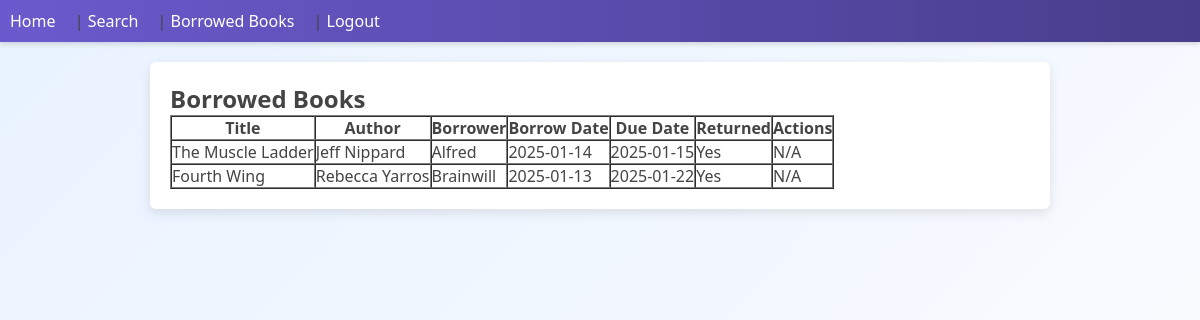
The page /borrowed_books (signed in) on the database its author committed.
### tables this page shows
CREATE TABLE borrowed (
            id INTEGER PRIMARY KEY AUTOINCREMENT,
            book_id INTEGER NOT NULL,
            borrower_name TEXT NOT NULL,
            borrow_date TEXT NOT NULL,
            due_date TEXT NOT NULL,
            returned INTEGER NOT NULL DEFAULT 0,
            FOREIGN KEY(book_id) REFERENCES books(id)
        );

CREATE TABLE books (
            id INTEGER PRIMARY KEY AUTOINCREMENT,
            title TEXT NOT NULL,
            author TEXT NOT NULL,
            genre TEXT,
            quantity INTEGER NOT NULL DEFAULT 1
        );

### app.py (the view)
@app.route('/borrowed_books')
def borrowed_books():
    if not is_logged_in():
        flash('Please log in first.', 'info')
        return redirect(url_for('login'))
    conn = get_db()
    cursor = conn.cursor()
    cursor.execute("""
        SELECT b.id AS borrowed_id, bo.title, bo.author, bo.genre,
               b.borrower_name, b.borrow_date, b.due_date, b.returned
        FROM borrowed b
        JOIN books bo ON b.book_id = bo.id
        ORDER BY b.id DESC
    """)
    borrowed_list = cursor.fetchall()
    conn.close()
    return render_template('borrowed_books.html', borrowed_list=borrowed_list)

### app.py (called while the page is built)
def get_db():
    conn = sqlite3.connect(DATABASE, check_same_thread=False)
    conn.row_factory = sqlite3.Row
    return conn

def is_logged_in():
    return 'user_id' in session

### web/templates/borrowed_books.html
{% extends "base.html" %}
{% block content %}
<h2>Borrowed Books</h2>
<table border="1" cellspacing="0" cellpadding="8">
    <tr>
        <th>Title</th>
        <th>Author</th>
        <th>Borrower</th>
        <th>Borrow Date</th>
        <th>Due Date</th>
        <th>Returned</th>
        <th>Actions</th>
    </tr>
    {% for item in borrowed_list %}
    <tr>
        <td>{{ item.title }}</td>
        <td>{{ item.author }}</td>
        <td>{{ item.borrower_name }}</td>
        <td>{{ item.borrow_date }}</td>
        <td>{{ item.due_date }}</td>
        <td>{{ item.returned == 1 and "Yes" or "No" }}</td>
        <td>
            {% if item.returned == 0 %}
            <form action="{{ url_for('return_book', borrowed_id=item.borrowed_id) }}" method="POST">
                <button type="submit" onclick="return confirm('Mark as returned?')">Return</button>
            </form>
            {% else %}
            N/A
            {% endif %}
        </td>
    </tr>
    {% endfor %}
</table>
{% endblock %}

### web/static/style.css (style rules this page uses)
* { margin: 0; padding: 0; box-sizing: border-box; }
body { font-family: "Segoe UI", Tahoma, Geneva, Verdana, sans-serif; background: linear-gradient(135deg, #e8f2ff 0%, #fefeff 100%); color: #444; min-height: 100vh; }

### rows shown on the page
borrowed: title "The Muscle Ladder", author "Jeff Nippard", borrower_name "Alfred", borrow_date "2025-01-14", due_date "2025-01-15", returned "Yes", shows "N/A"
borrowed: title "Fourth Wing", author "Rebecca Yarros", borrower_name "Brainwill", borrow_date "2025-01-13", due_date "2025-01-22", returned "Yes", shows "N/A"
